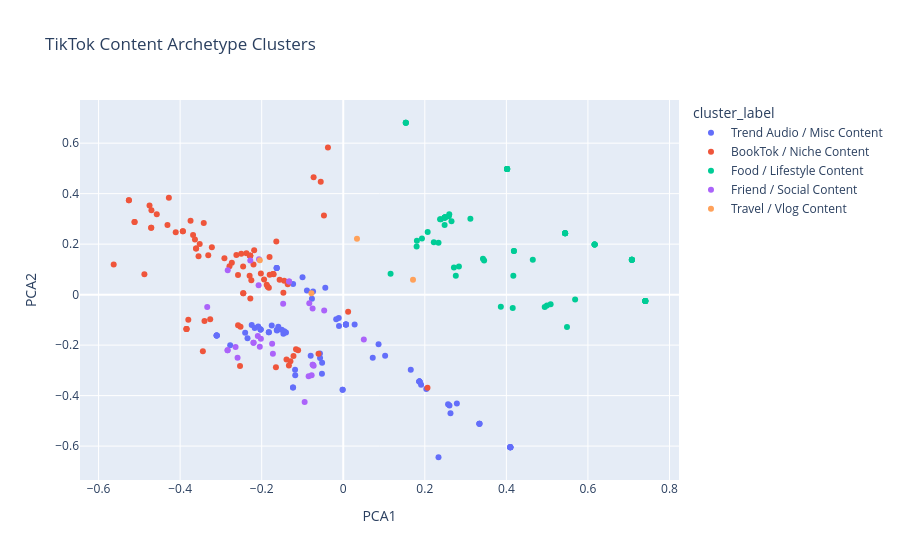

Notebook source saved alongside this figure:
### Code cell
import plotly.express as px

fig = px.scatter(
    pca_df,
    x="PCA1",
    y="PCA2",
    color="cluster_label",
    title="TikTok Content Archetype Clusters"
)

fig.show()
